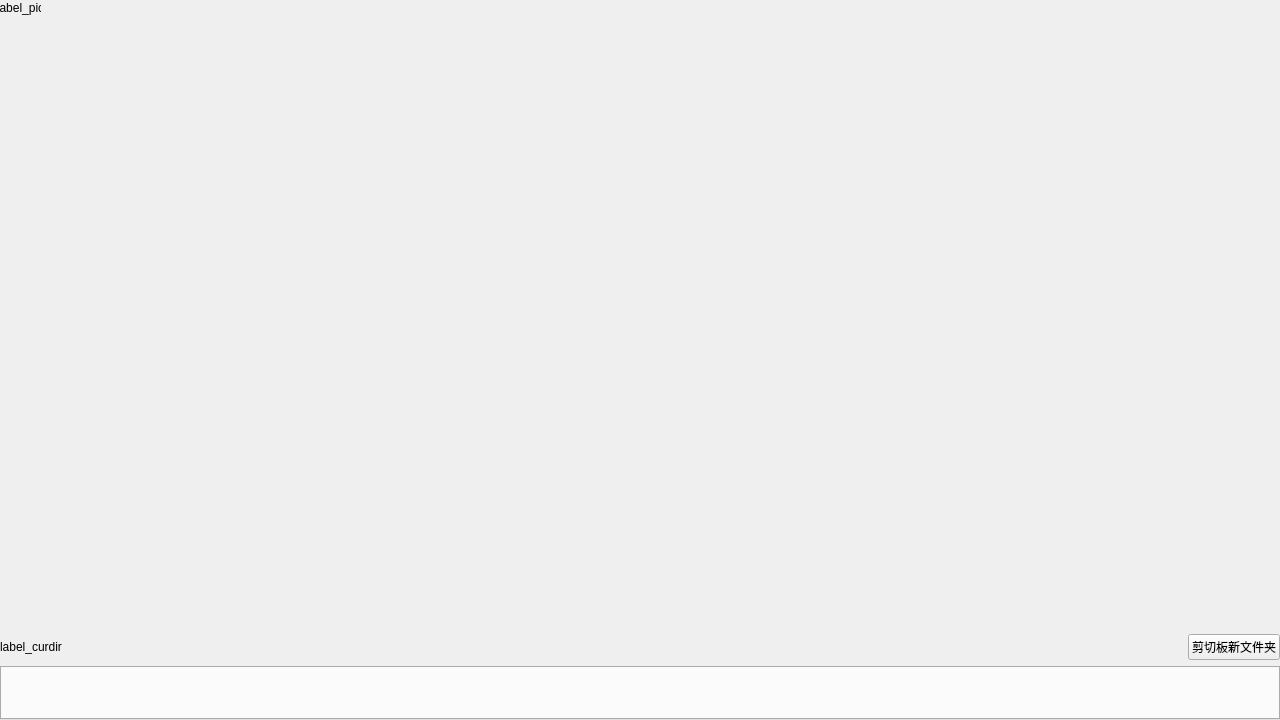
<?xml version="1.0" encoding="UTF-8"?>
<ui version="4.0">
 <class>Pics</class>
 <widget class="QWidget" name="Pics">
  <property name="geometry">
   <rect>
    <x>0</x>
    <y>0</y>
    <width>1280</width>
    <height>720</height>
   </rect>
  </property>
  <property name="sizePolicy">
   <sizepolicy hsizetype="Expanding" vsizetype="Expanding">
    <horstretch>0</horstretch>
    <verstretch>0</verstretch>
   </sizepolicy>
  </property>
  <property name="windowTitle">
   <string>Pic</string>
  </property>
  <layout class="QGridLayout" name="gridLayout">
   <property name="leftMargin">
    <number>0</number>
   </property>
   <property name="topMargin">
    <number>0</number>
   </property>
   <property name="rightMargin">
    <number>0</number>
   </property>
   <property name="bottomMargin">
    <number>0</number>
   </property>
   <item row="1" column="1">
    <widget class="QPushButton" name="button_dir">
     <property name="sizePolicy">
      <sizepolicy hsizetype="Preferred" vsizetype="Preferred">
       <horstretch>0</horstretch>
       <verstretch>0</verstretch>
      </sizepolicy>
     </property>
     <property name="text">
      <string>剪切板新文件夹</string>
     </property>
    </widget>
   </item>
   <item row="1" column="0">
    <widget class="QLabel" name="label_curdir">
     <property name="sizePolicy">
      <sizepolicy hsizetype="Expanding" vsizetype="Preferred">
       <horstretch>0</horstretch>
       <verstretch>0</verstretch>
      </sizepolicy>
     </property>
     <property name="text">
      <string>label_curdir</string>
     </property>
    </widget>
   </item>
   <item row="0" column="0" colspan="2">
    <widget class="QWidget" name="widget" native="true">
     <property name="sizePolicy">
      <sizepolicy hsizetype="Preferred" vsizetype="Expanding">
       <horstretch>0</horstretch>
       <verstretch>0</verstretch>
      </sizepolicy>
     </property>
     <property name="layoutDirection">
      <enum>Qt::LeftToRight</enum>
     </property>
     <widget class="QLabel" name="label_pic">
      <property name="geometry">
       <rect>
        <x>0</x>
        <y>0</y>
        <width>41</width>
        <height>16</height>
       </rect>
      </property>
      <property name="sizePolicy">
       <sizepolicy hsizetype="Preferred" vsizetype="Preferred">
        <horstretch>0</horstretch>
        <verstretch>0</verstretch>
       </sizepolicy>
      </property>
      <property name="autoFillBackground">
       <bool>false</bool>
      </property>
      <property name="text">
       <string>label_pic</string>
      </property>
      <property name="scaledContents">
       <bool>false</bool>
      </property>
      <property name="alignment">
       <set>Qt::AlignCenter</set>
      </property>
     </widget>
    </widget>
   </item>
   <item row="3" column="0" colspan="2">
    <widget class="QTabWidget" name="tabWidget">
     <property name="sizePolicy">
      <sizepolicy hsizetype="Preferred" vsizetype="Maximum">
       <horstretch>0</horstretch>
       <verstretch>0</verstretch>
      </sizepolicy>
     </property>
     <property name="minimumSize">
      <size>
       <width>0</width>
       <height>54</height>
      </size>
     </property>
     <property name="currentIndex">
      <number>-1</number>
     </property>
    </widget>
   </item>
  </layout>
 </widget>
 <layoutdefault spacing="6" margin="11"/>
 <resources/>
 <connections/>
</ui>
